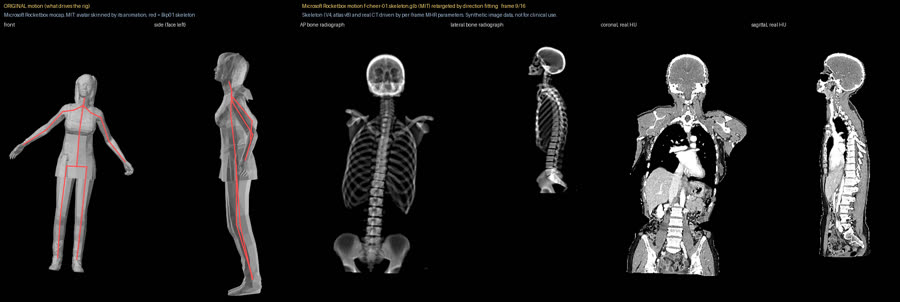
#> input picture site/media/f-cheer-01.jpg, 900 x 302 px
$ python -i fix_panel_scale.py   (imports and definitions only)
#> lines starting #> are read from the running program, lines starting #| are printed output that depends on the picture
#> further down, picture is the input picture: PIL image 900x302 RGB; mean R, G, B 25.6, 25, 24.9
"""Rescale the four panels of frames written by experiments/render_clip.py (before its scales were unified) to ONE millimetres-per-pixel scale.
Old scales (px per mm at panel width 300): AP radiograph and coronal 300/520, lateral radiograph 300/780, sagittal 300/560. The lateral view is magnified 1.5x and the sagittal
1.077x, then both are cropped to 300 px around the same body window (z from -361 to +161 mm of the CT-frame centre, as the sagittal plane's own centre). Resampling softens
those two panels slightly; new renders (render_side.py / render_clip.py) are unified at the source.
usage: python tools/fix_panel_scale.py FRAMES_DIR OUT_DIR"""
import os, sys
from PIL import Image

PW, GAP, TOP, FOOT = 300, 6, 64, 22


def fix(im):
    H = im.height - TOP - FOOT
#> H = 216
    out = im.copy()
    for k in (1, 3):                                                          # clear the two panels we replace
        out.paste((0, 0, 0), (k * (PW + GAP), TOP, k * (PW + GAP) + PW, im.height - FOOT))
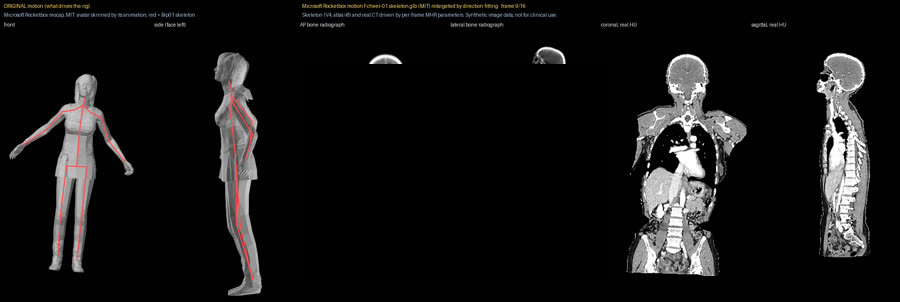
#> out: PIL image 900x302 RGB; mean R, G, B 21.6, 21, 20.9
    # lateral radiograph: panel height H*2/3 at 0.385 px/mm -> x1.5 -> 0.577 px/mm; window z in [-361, +161] relative to the CT centre = columns 115..415 of the scaled image
    x = k1 = PW + GAP
    lat = im.crop((x, TOP, x + PW, TOP + round(H * 520 / 780))).resize((round(PW * 1.5), H), Image.LANCZOS).crop((115, 0, 415, H))
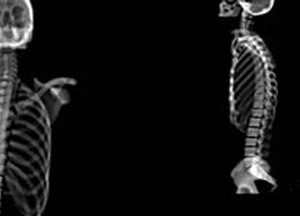
#> lat: PIL image 300x216 RGB; min 0, max 255, mean 19.8
    out.paste(lat, (x, TOP))
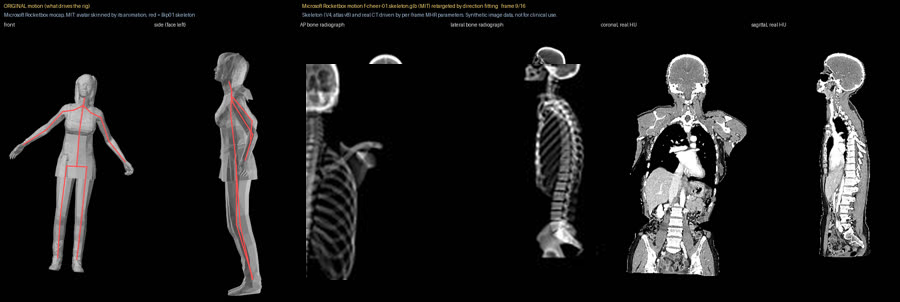
#> out: PIL image 900x302 RGB; mean R, G, B 26.3, 25.7, 25.6
    # sagittal: panel height H*520/560 at 0.536 px/mm -> x1.077 -> 0.577 px/mm, centred crop to 300 px
    x = 3 * (PW + GAP)
    sag = im.crop((x, TOP, x + PW, TOP + round(H * 520 / 560)))
#> sag: PIL image 300x201 RGB; every value is 0
    sag = sag.resize((round(PW * 560 / 520), H), Image.LANCZOS); c = (sag.width - PW) // 2
#> after `sag = sag.resize((round(PW * 560 / 520), H), Image.LANCZOS)`: sag: PIL image 323x216 RGB; every value is 0
#> after `c = (sag.width - PW) // 2`: c = 11
    out.paste(sag.crop((c, 0, c + PW, H)), (x, TOP))
    return out


# [6 lines not run here, left out]

>>> from PIL import Image
>>> picture = Image.open('../site/media/f-cheer-01.jpg')
>>> result = fix(picture)
